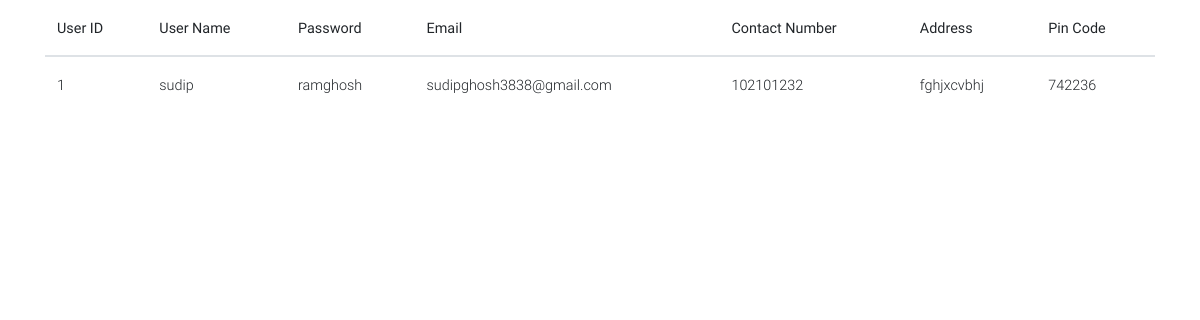
The page /user_detail.php on the database its author committed.
### tables this page shows
CREATE TABLE `user` (
  `User_id` int(5) NOT NULL,
  `User_Name` varchar(30) NOT NULL,
  `Password` varchar(30) NOT NULL,
  `Email` varchar(30) NOT NULL,
  `Mobile_No` bigint(10) NOT NULL,
  `Address` varchar(100) NOT NULL,
  `Pincode` int(6) NOT NULL
);

### user_detail.php (the view, shortened to what this page needs)
<?php
require('connection.php');
?>
<html>
<head>
  <link href="css/bootstrap.min.css" rel="stylesheet">
  <link href="css/mdb.min.css" rel="stylesheet">
  <link href="css/style.min.css" rel="stylesheet">
</head>
<body>
<div class="container">
<table class="table table-hover">
	<thead>
		<tr>
			<th scope="col">User ID</th>
			<th scope="col">User Name</th>
			<th scope="col">Password</th>
			<th scope="col">Email</th>
			<th scope="col">Contact Number</th>
			<th scope="col">Address</th>
			<th scope="col">Pin Code</th>
		</tr>
	</thead>
	<tbody>
		<?php
		 $a="select * from user";
    $result=mysqli_query($db,$a);
    while($row=mysqli_fetch_array($result))
{
		$id=$row[0];
        $nam=$row[1];
        $pass=$row[2];
        $email=$row[3];
        $no=$row[4];
        $address=$row[5];
        $pin=$row[6];
    ?>
	<tr>
		<td scope="row"><?php  echo $id;  ?></td>
		<td><?php  echo $nam;  ?></td>
		<td><?php  echo $pass;  ?></td>
		<td><?php  echo $email;  ?></td>
		<td><?php  echo $no;  ?></td>
		<td><?php  echo $address;  ?></td>
		<td><?php  echo $pin;  ?></td>
	</tr>
<?php } ?>
	</tbody>
</table>
</div>
</body>
</html>

### rows shown on the page
user: User_id "1", User_Name "sudip", Password "ramghosh", Email "sudipghosh3838@gmail.com", Mobile_No "102101232", Address "fghjxcvbhj", Pincode "742236"
